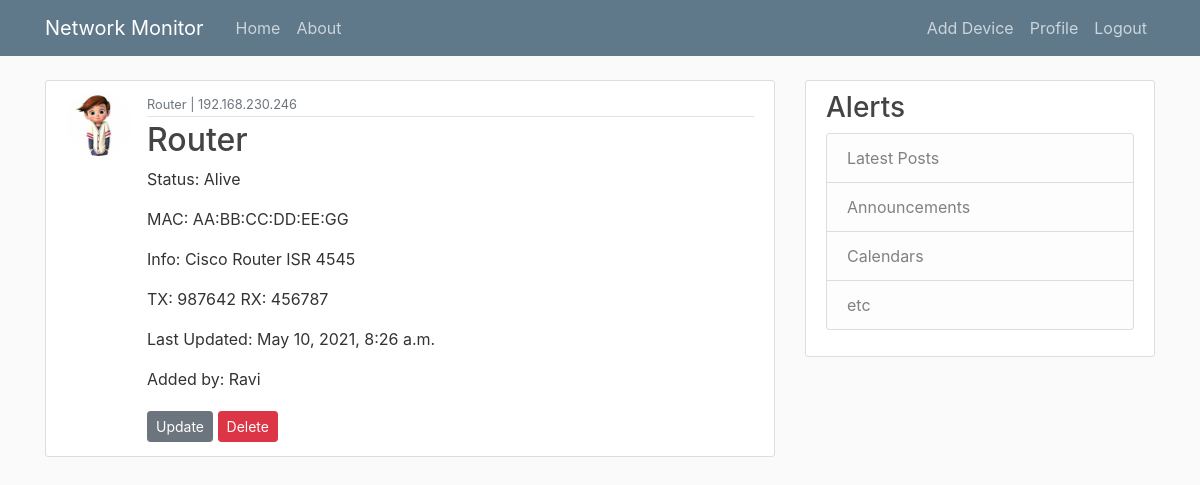
Page /device/2/ (signed in) on the earlier database version.
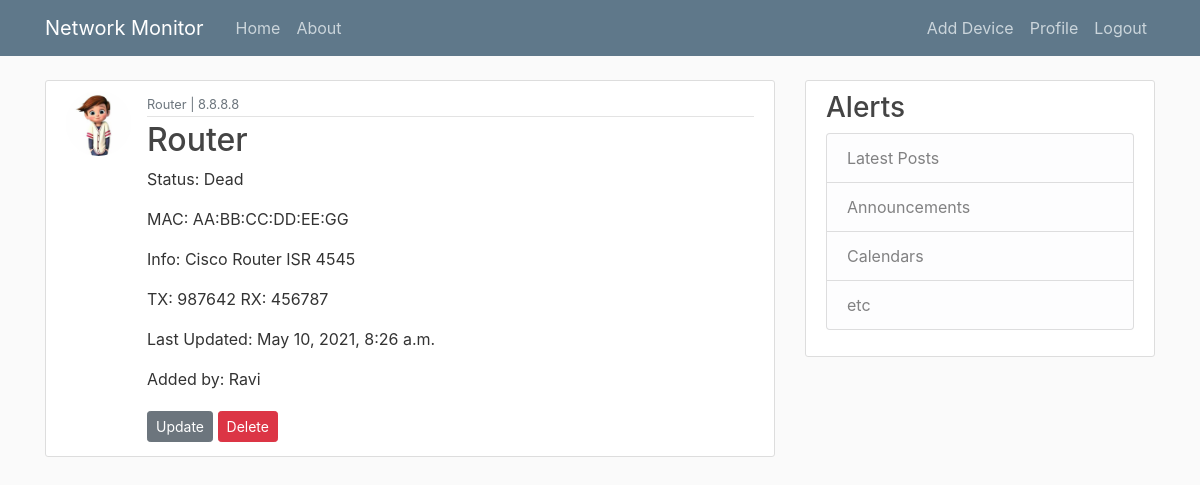
Same page on the later database version.
### netmon/models.py (models this page shows, shortened)
class Device(models.Model):
    dev_name = models.CharField(max_length=100)
    dev_id = models.IntegerField
    dev_type = models.CharField(max_length=100)
    dev_ip = models.CharField(max_length=16)
    dev_mac = models.CharField(max_length=18)
    dev_info = models.CharField(max_length=100)
    dev_tx_traffic = models.IntegerField(max_length=100, default="987642")
    dev_rx_traffic = models.IntegerField(max_length=100, default="456787")
    dev_last_updated = models.DateTimeField(default=timezone.now)
    dev_added_by = models.ForeignKey(User, on_delete=models.CASCADE)
    dev_status = models.CharField(max_length=5, default="Alive")

### users/models.py (models this page shows, shortened)
class Profile(models.Model):
    user = models.OneToOneField(User, on_delete=models.CASCADE)
    image = models.ImageField(default='default.jpg', upload_to='profile_pics')

### netmon/views.py (the view)
# urls.py: path('device/<int:pk>/', DeviceDetailView.as_view(), name='device-detail'),
class DeviceDetailView(LoginRequiredMixin, DetailView):
    model = Device

### netmon/templates/netmon/device_detail.html
{% extends "netmon/base.html" %}
{% block content %}
<article class="media content-section">
    <img class="rounded-circle article-img" src="{{ object.dev_added_by.profile.image.url }}">
    <div class="media-body">
        <div class="article-metadata">
            <small class="text-muted">{{ object.dev_type }} | {{ object.dev_ip }}</small>
        </div>
        <h2 class="article-title">{{ object.dev_name }}</h2>
        <p class="article-content">Status: {{ device.dev_status }}</p>
        <p class="article-content">MAC: {{ object.dev_mac }}</p>
        <p class="article-content">Info: {{ object.dev_info }}</p>
        <p class="article-content">TX: {{ object.dev_tx_traffic }} RX: {{ object.dev_rx_traffic }}</p>
        <p class="article-content">Last Updated: {{ object.dev_last_updated }}</p>
        <p class="article-content"> Added by: {{ object.dev_added_by }}</p>
        <div>
            <a class="btn btn-secondary btn-sm mt-1 mb-1" href="{% url 'device-update' object.id %}">Update</a>
            <a class="btn btn-danger btn-sm mt-1 mb-1" href="{% url 'device-delete' object.id %}">Delete</a>
        </div>
    </div>
</article>
{%endblock content %}

### netmon/templates/netmon/base.html (shortened to what this page needs)
{% load static %}
<!DOCTYPE html>
<html>
<head>
    <link rel="stylesheet" href="https://maxcdn.bootstrapcdn.com/bootstrap/4.0.0/css/bootstrap.min.css"
>
    <link rel="stylesheet" type="text/css" href="{% static 'netmon/main.css' %}">
</head>
<body>
    <header class="site-header">
        <nav class="navbar navbar-expand-md navbar-dark bg-steel fixed-top">
            <div class="container">
                <a class="navbar-brand mr-4" href="{% url 'netmon-home' %}">Network Monitor</a>
                <div class="collapse navbar-collapse" id="navbarToggle">
                    <div class="navbar-nav mr-auto">
                        <a class="nav-item nav-link" href="{% url 'netmon-home' %}">Home</a>
                        <a class="nav-item nav-link" href="{% url 'netmon-about' %}">About</a>
                    </div>
                    <div class="navbar-nav">
                        {% if user.is_authenticated %}
                        <a class="nav-item nav-link" href="{% url 'device-create' %}">Add Device</a>
                        <a class="nav-item nav-link" href="{% url 'profile' %}">Profile</a>
                        <a class="nav-item nav-link" href="{% url 'logout' %}">Logout</a>
                        {% else %}
                        <a class="nav-item nav-link" href="{% url 'login' %}">Login</a>
                        <a class="nav-item nav-link" href="{% url 'register' %}">Register</a>
                        {% endif %}
                    </div>
                </div>
            </div>
        </nav>
    </header>
    <main role="main" class="container">
        <div class="row">
            <div class="col-md-8">
                {% block content %}{% endblock %}
            </div>
            <div class="col-md-4">
                <div class="content-section">
                    <h3>Alerts</h3>
                    <ul class="list-group">
                        <li class="list-group-item list-group-item-light">Latest Posts</li>
                        <li class="list-group-item list-group-item-light">Announcements</li>
                        <li class="list-group-item list-group-item-light">Calendars</li>
                        <li class="list-group-item list-group-item-light">etc</li>
                    </ul>
                </div>
            </div>
        </div>
    </main>
</body>
</html>

### netmon/static/netmon/main.css (style rules this page uses)
body { background: #fafafa; color: #333333; margin-top: 5rem; }
h1, h2, h3, h4, h5, h6 { color: #444444; }
ul { margin: 0; }
.bg-steel { background-color: #5f788a; }
.site-header .navbar-nav .nav-link { color: #cbd5db; }
.content-section { background: #ffffff; padding: 10px 20px; border: 1px solid #dddddd; border-radius: 3px; margin-bottom: 20px; }
.article-title { color: #444444; }
.article-content { white-space: pre-line; }
.article-img { height: 65px; width: 65px; margin-right: 16px; }
.article-metadata { padding-bottom: 1px; margin-bottom: 4px; border-bottom: 1px solid #e3e3e3 }

Differences in the rows shown:
changed Device "Router": dev_ip "192.168.230.246" → "8.8.8.8"; dev_status "Alive" → "Dead"
